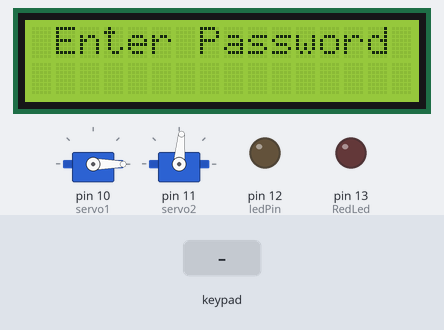
The sketch below on a simulated Arduino Uno, built with avr-gcc and run on an emulated ATmega328P. On the bench: 16×2 character LCD, 2 × servo, output pins drawn as LEDs (lit = HIGH). The test bench sets the inputs (shaded band). What the sketch prints to the serial monitor is not drawn.

Above: at 9.3 s.
9.4 s: keypad keys 4 2 4 2 # pressed 0.4 s apart
At 11.8 s:
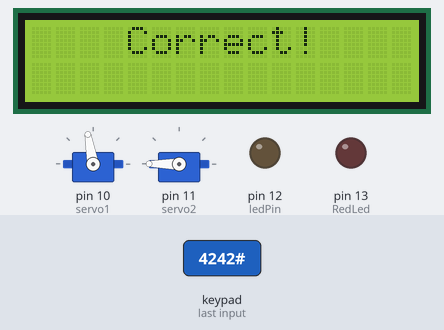
12.9 s: keypad keys 4 2 4 2 A pressed 0.4 s apart
At 14.7 s:
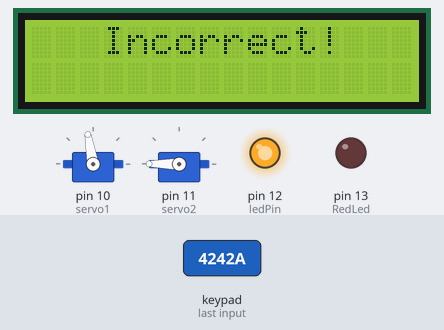
16.4 s: key '#' pressed
At 17.9 s:
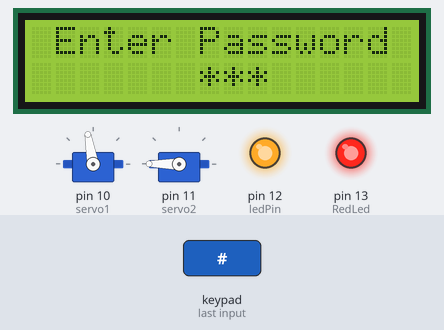
19.0 s: keypad keys 4 2 4 2 * pressed 0.4 s apart
At 23.9 s:
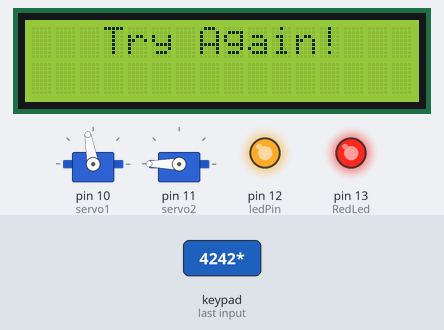
24.0 s: keypad keys 1 2 1 2 D pressed 0.4 s apart
At 28.4 s:
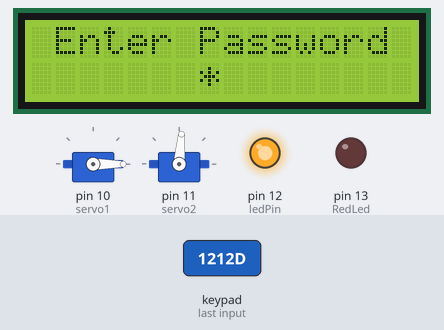
29.0 s: key 'D' pressed
At 30.9 s:
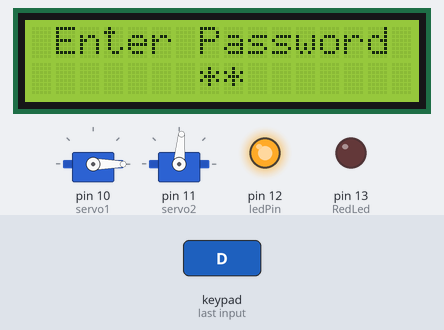
Timing chart, 0 to 32.0 s (numbered marks = the images above; inputs shaded):
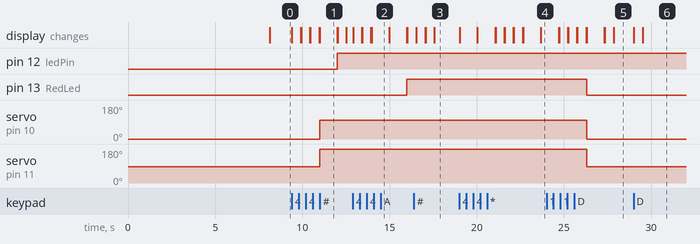

The sketch:

Auto_door_with_passsword.ino
```cpp
// Import libraries
#include <Keypad.h>
#include <Servo.h>
#include <Wire.h>
#include <LiquidCrystal_I2C.h>

LiquidCrystal_I2C lcd(0x27, 16, 2);

Servo myservo;
Servo myservo2;

// Store the binary representation of the custom character.
 byte va[] = {
  B00000,
  B01100,
  B10010,
  B10100,
  B01000,
  B10101,
  B10010,
  B01101
};
const byte ROWS = 4;
const byte COLS = 4;
char password[5];
char On_equip[]="4242"; // Password to open door
char Off_equip[]="1212"; // Password to close door
int i = 0;
int on=0;
int servo1 = 10;
int servo2 = 11;
int RedLed = 13;
int ledPin = 12;

// Define the keys on the keypad
char MatrixKey[ROWS][COLS] =
{
  {'*', '0', '#', 'D'},
  {'7', '8', '9', 'C'},
  {'4', '5', '6', 'B'},
  {'1', '2', '3', 'A'}
};

byte rowPins[ROWS] = {6, 7, 8, 9}; // R1, R2, R3, R4
byte colPins[COLS] = {5, 4, 3, 2}; // C1, C2, C3, C4

Keypad Mykeys = Keypad(makeKeymap(MatrixKey), rowPins, colPins, ROWS, COLS);


void setup()
{
  Serial.begin(9600);
  pinMode(RedLed,OUTPUT);

  // Initialize the LCD screen and set up custom characters
  lcd.init();
  lcd.backlight();
  lcd.createChar(0, va);

  // Attach Servo objects to respective pins and initialize them
  myservo.attach(servo1);
  myservo2.attach(servo2);
  myservo.write (0);
  myservo2.write (85);

  // Set the LED pin as an output
  pinMode(ledPin, OUTPUT);

// Sending text toLCD display
  lcd.setCursor(1, 0); // Move the cursor to column 1 row 0
  lcd.print("Team Everest");
  lcd.setCursor(0, 1);
  lcd.print(" Automatic Door");
  delay(8000);
  lcd.clear();
  lcd.print(" Enter Password");

}
//=================================================================================================================

void loop()
{
  // Read keypad input
  char EnterKey = Mykeys.getKey();

 if (EnterKey)
 {
    password[i]=EnterKey;
    i++;
    on++;
    Serial.println(password);
    // Display the entered password on LCD with masking
    // '*' is displayed for each entered character
    if (i == 0) {
      password[0] = EnterKey;
      lcd.setCursor(6, 1);
      lcd.print(password[0]);
      delay(500); // Character show on LCD screen after 0.5s
      lcd.setCursor(6, 1);
      lcd.print("*"); // Character is replaced by *
    }
    if (i == 1) {
      password[1] = EnterKey;
      lcd.setCursor(7, 1);
      lcd.print(password[1]);
      delay(500);
      lcd.setCursor(7, 1);
      lcd.print("*");
    }
    if (i == 2) {
      password[2] = EnterKey;
      lcd.setCursor(8, 1);
      lcd.print(password[2]);
      delay(500);
      lcd.setCursor(8, 1);
      lcd.print("*");
    }
    if (i == 3) {
      password[3] = EnterKey;
      lcd.setCursor(9, 1);
      lcd.print(password[3]);
      delay(500);
      lcd.setCursor(9, 1);
      lcd.print("*");
    }
 }
             if(on==4)
                 {
                if(!strcmp(password,On_equip)) // Check if the entered password is to open the door
                  {
                    lcd.clear();
                    lcd.print("    Correct!");
                    myservo.write(100); // Open the doors
                    myservo2.write(180);
                    digitalWrite(RedLed,LOW);
                    delay(1000);
                    lcd.clear();
                    lcd.print("      Opened!");
                    i=0;
                    digitalWrite(ledPin, HIGH); // Turn on the LED

                  }

                 if(!strcmp(password,Off_equip)) // Check if the entered password is to close the door
                 {
                    lcd.clear();
                    myservo.write(0);
                    myservo2.write(85);
                    lcd.print("     Closed!");
                    digitalWrite(RedLed,LOW);
                    delay(1000);
                    lcd.clear();
                    lcd.print(" Enter Password");
                    i=0;
                  }

                  if(strcmp(password,On_equip))
                  {
                    if(strcmp(password,Off_equip))
                    {

                    lcd.clear();
                    lcd.print("   Incorrect!");
                    delay(1000);
                    lcd.clear();
                    lcd.print("   Try Again!");
                    delay(1000);
                    lcd.clear();
                    lcd.print(" Enter Password");
                    i = 0;
                    Serial.println(" Wrong password.............");
                    digitalWrite(RedLed,HIGH);

                    }
                  }
                  on=0;
                  }
 }
```

Measured:
- after the input at 9.4 s, pin 12 (ledPin): LOW → HIGH after 2.6 s; servo on pin 10 (servo1): 0° → 100° after 1.6 s; servo on pin 11 (servo2): 85° → 180° after 1.6 s; the display: first changes at once (image 1 shows a later state)
- after the input at 12.9 s, pin 13 (RedLed): LOW → HIGH after 3.1 s; the display: first changes at once (image 2 shows a later state)
- after the input at 16.4 s, the display: first differs from a run without the input after 0.67 s (image 3 shows a later state)
- after the input at 19.0 s, the display: first changes at once (image 4 shows a later state)
- after the input at 24.0 s, pin 13 (RedLed): HIGH → LOW after 2.3 s; servo on pin 10 (servo1): 100° → 0° after 2.3 s; servo on pin 11 (servo2): 180° → 85° after 2.3 s; the display: first differs from a run without the input after 0.72 s (image 5 shows a later state)
- after the input at 29.0 s, the display: first changes at once (image 6 shows a later state)
